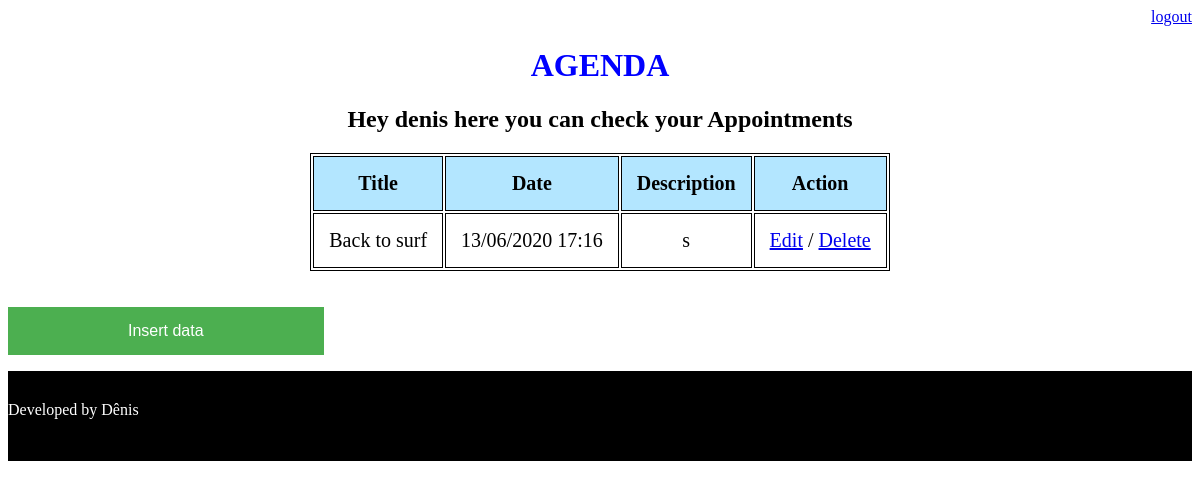
/agenda/ (signed in), run on an earlier commit of the app's database.
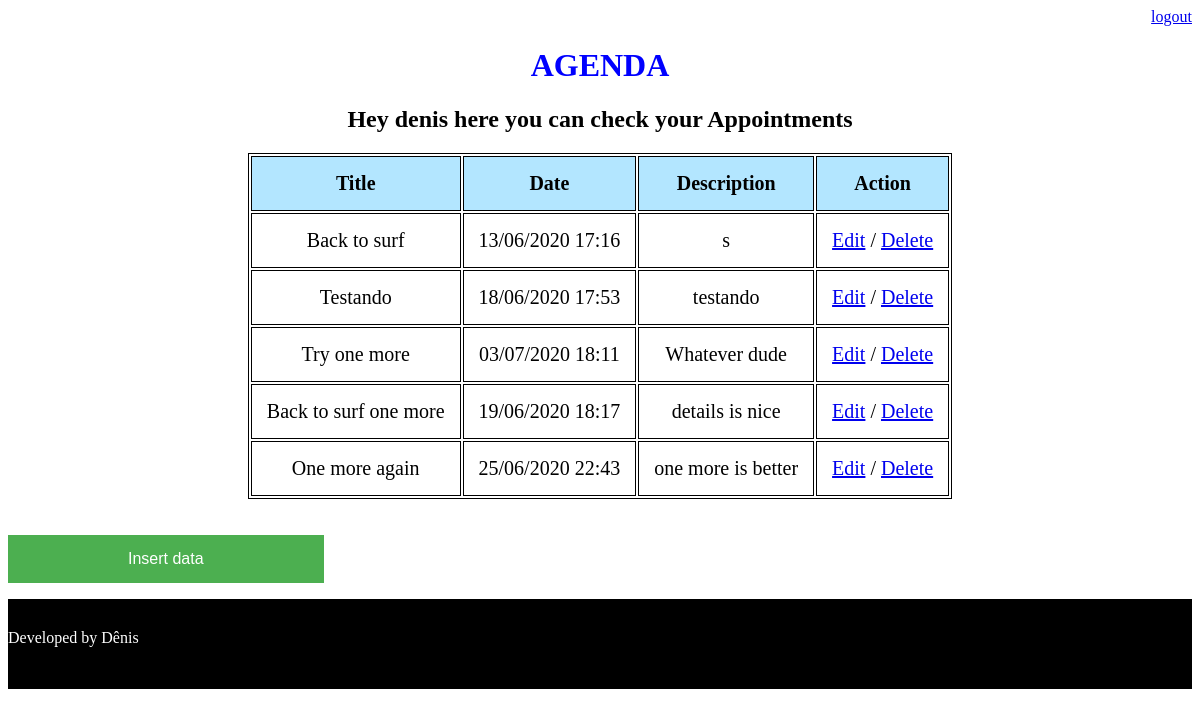
And on a later commit of the database.
### core/models.py (models this page shows, shortened)
class Event(models.Model): #this is a parameter
    title=models.CharField(max_length=100) #maximo de 100 caracteres
    description=models.TextField(blank=True, null=True) #can be blannk
    date_event=models.DateTimeField(verbose_name='Events date')# change the display info
    date_creation=models.DateTimeField(auto_now=True)#get now time auto
    user=models.ForeignKey(User, on_delete=models.CASCADE) #importing users from django, IF USER EXCLUDED TABLE EXCLUCED
    class Meta: #metadata
        db_table='Event' #to use your table names
    def  get_data_events(self):
        return self.date_event.strftime('%d/%m/%Y  %H:%M')
    def get_data_description(self):
        return self.description
    def get_late_event(self):
        if self.date_event < datetime.now():
            return True
        else:
            return False

### core/views.py (the view)
# urls.py: path('agenda/', views.list_events), #route
@login_required(login_url='/login/') #when not found back to login
def list_events(request):
    user=request.user
    today=datetime.now() - timedelta(hours=1) #in order to show the events whithin 1 hour late
    event=Event.objects.filter(user=user,
                               date_event__gt=today) #in Django you cant use < or > use GT or LT (grater or lower than)
    description=Event.objects.filter(user=user)
    data={'events':event, 'description': description}
    return render(request, 'agenda.html',data)

### templates/agenda.html
    {%extends "model-page.html"%}
     {% block content %}
    <h2>Hey {{user}} here you can check your Appointments</h2>
    <div class="container">
        <table class="table">
            <tr>
                <th>Title</th>
                <th>Date</th>
                <th>Description</th>
                <th> Action </th>
            </tr>
            {% for event in events %}
            <tr style={% if event.get_late_event %} "color:red" {%endif%} >
                <td>{{event.title}}</td>
                <td>{{event.get_data_events}}</td>
                <td>{{event.get_data_description}}</td>
                <td><a href="event/?id={{ event.id }}">Edit</a> / <a href="event/delete/{{ event.id }}/">Delete</a> </td>
            </tr>
            {% endfor %}
        </table>
             </div>
    <br><br>
        <a href="event/">
    <button class = "button" type="button">Insert data</button>
        </a>
    {% endblock %}

What changed in the data, as far as the page shows it:
added Event: title "Testando", get_data_events "18/06/2020 17:53", get_data_description "testando"
added Event: title "Try one more", get_data_events "03/07/2020 18:11", get_data_description "Whatever dude"
added Event: title "Back to surf one more", get_data_events "19/06/2020 18:17", get_data_description "details is nice"
added Event: title "One more again", get_data_events "25/06/2020 22:43", get_data_description "one more is better"
